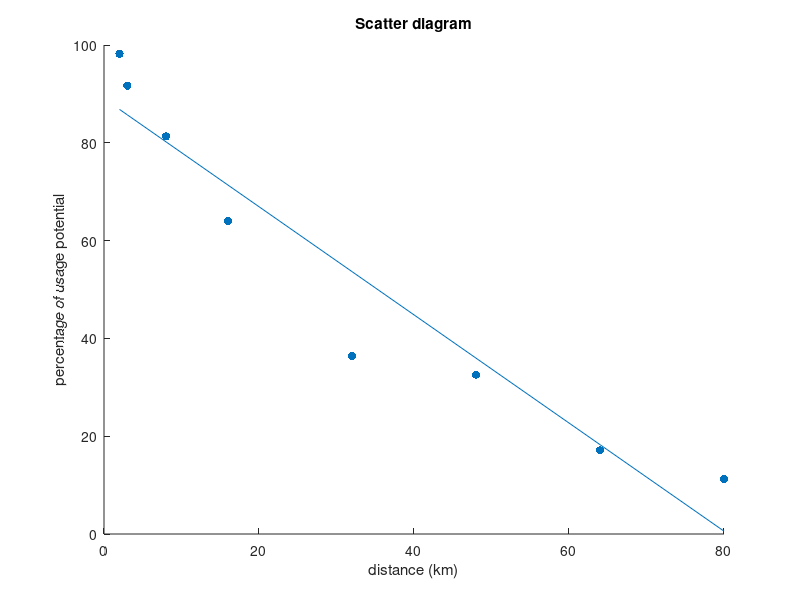
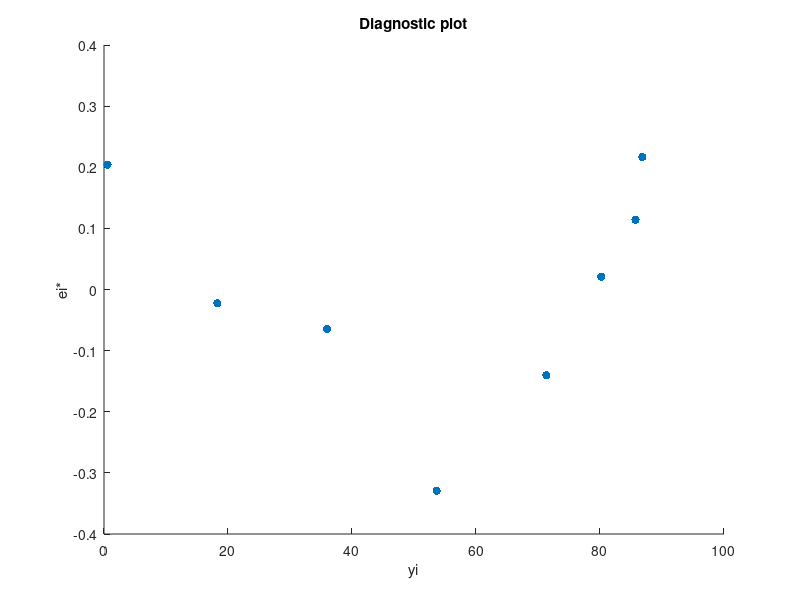

Write the MATLAB code that produced these figures, in order.
n=8;
dist=[2,3,8,16,32,48,64,80]; % distance in km
perc=[98.2,91.7,81.3,64.0,36.4,32.6,17.1,11.3]; %percentage of usage potential
figure(1)
clf
scatter(dist,perc,'filled','r')
hold on
xlabel('distance (km)')
ylabel('percentage of usage potential')
title('Scatter diagram')
X=mean(dist);
Y=mean(perc);
sx=var(dist); sy=var(perc); sxy=cov(dist,perc);
b1=sxy(1,2)/sx;
b0=Y-b1*X;
fprintf('Least squares: y=%.2fx+%.2f\n',b1,b0)
y=b1*dist+b0;
plot(dist,y)
hold off
se=sqrt((n-1)/(n-2)*(sy-b1^2*sxy(1,2)));
ei=perc-y;
e=ei/se;
figure(2)
clf
scatter(y,e,'filled')
xlabel('yi')
ylabel('ei*')
title('Diagnostic plot')
fprintf('For the shape of the diagnostic plot we detect that the correlation is not linear.\n')
fprintf('Prediction interval for x=25000km: [%.3f,%.3f]\n',...
    (b1*25000+b0)-tinv(0.975,n-2)*se*sqrt(1+1/n+(25000-X).^2/sx),...
    (b1*25000+b0)+tinv(0.975,n-2)*se*sqrt(1+1/n+(25000-X).^2/sx))